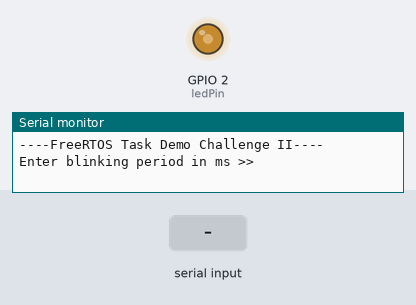
The sketch below on a simulated ESP32. Shown: output pins drawn as LEDs (lit = HIGH), the last lines printed to the serial monitor. The test bench sets the inputs (shaded band).

Above: at 1.2 s.
1.3 s: "90,45\n" received over Serial
At 2.3 s:
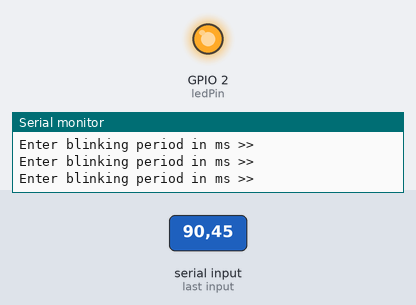
4.3 s: "5\n" received over Serial
At 6.4 s:
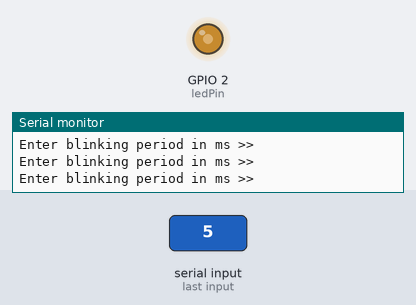
Timing chart, 0 to 7.9 s (numbered marks = the images above; inputs shaded):
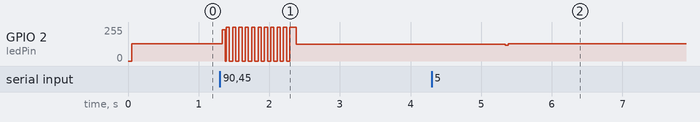

The sketch:

FreeRTOS_demo_challenge_2_SerialInputBlinkingLED.ino
```cpp
#if CONFIG_FREERTOS_UNICODE
static const BaseType_t app_cpu = 0;
#else
static const BaseType_t app_cpu = 1;
#endif

int usr_input = 0;
static const int ledPin = LED_BUILTIN;

void inputPeriod(void *p){
  while(1){
    Serial.print("Enter blinking period in ms >> \n");
    while(Serial.available() == 0){}
    usr_input = Serial.parseInt();
  }
}

void blinkLED(void *p){
  while(1){
      digitalWrite(ledPin,HIGH);
      vTaskDelay(usr_input/portTICK_PERIOD_MS);
      digitalWrite(ledPin,LOW);
      vTaskDelay(usr_input/portTICK_PERIOD_MS);
  }
}

void setup() {
  pinMode(ledPin, OUTPUT);
  Serial.begin(9600);
  Serial.println();
  Serial.println("----FreeRTOS Task Demo Challenge II----");

  xTaskCreatePinnedToCore(inputPeriod, "Input Period", 1024, NULL, 1, NULL, app_cpu);
  xTaskCreatePinnedToCore(blinkLED, "Blinking LED", 1024, NULL, 1, NULL, app_cpu);
}

void loop() {
  // put your main code here, to run repeatedly:

}
```

Measured:
- after the input at 4.3 s, GPIO 2 (ledPin): 127/255 → 128/255 after 1.0 s
